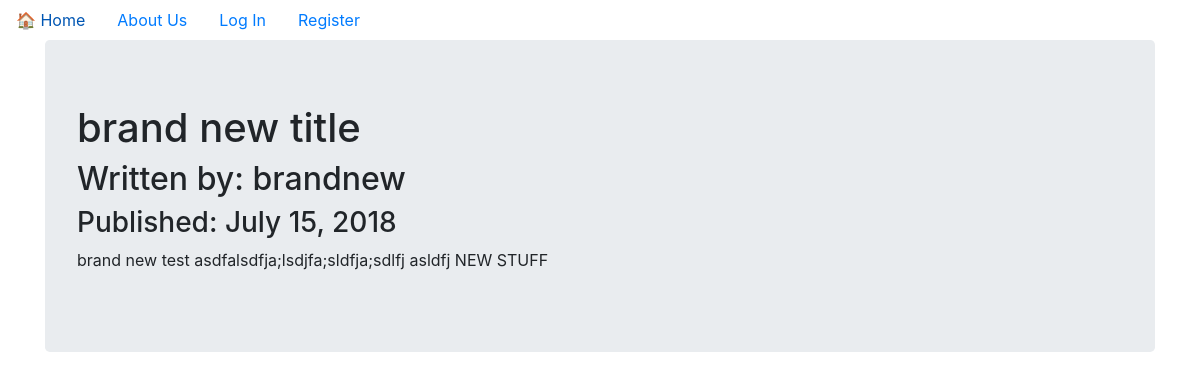
The page /5 on the database as committed earlier.
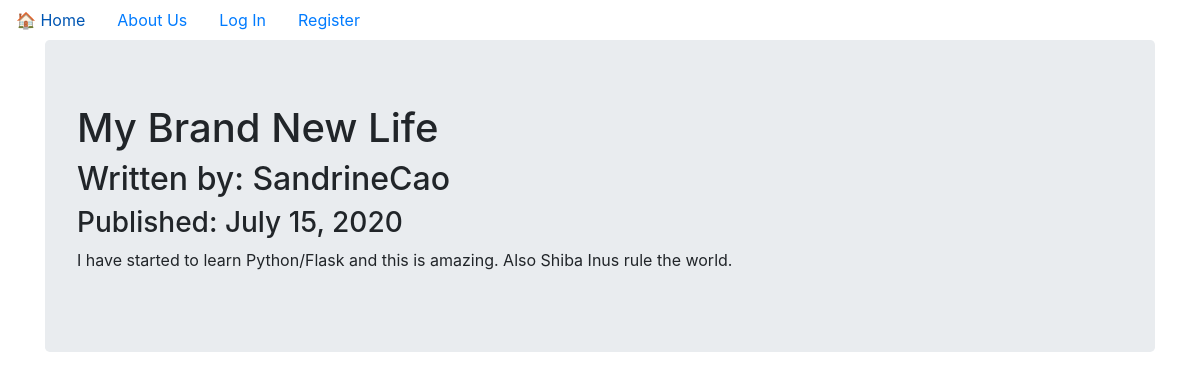
The same page on the database as committed later.
### puppycompanyblog/models.py (models this page shows, shortened)
class BlogPost(db.Model):
    users = db.relationship(User)
    id = db.Column(db.Integer, primary_key=True)
    user_id = db.Column(db.Integer, db.ForeignKey('users.id'), nullable=False)
    date = db.Column(db.DateTime, nullable=False, default=datetime.utcnow)
    title = db.Column(db.String(140), nullable=False)
    text = db.Column(db.Text, nullable=False)

class User(db.Model, UserMixin):
    __tablename__ = 'users'
    id = db.Column(db.Integer, primary_key = True)
    profile_image = db.Column(db.String(20), nullable=False, default='default_profile.png')
    email = db.Column(db.String(64), unique=True, index=True)
    username = db.Column(db.String(64), unique=True, index=True)
    password_hash = db.Column(db.String(128))
    posts = db.relationship('BlogPost', backref='author', lazy=True)

### puppycompanyblog/users/views.py (the view)
@users.route("/<username>")
def user_posts(username):
    page = request.args.get('page', 1, type=int)
    user = User.query.filter_by(username=username).first_or_404()
    blog_posts = BlogPost.query.filter_by(author=user).order_by(BlogPost.date.desc()).paginate(page=page, per_page=5)
    return render_template('user_blog_posts.html', blog_posts=blog_posts, user=user)

### puppycompanyblog/blog_posts/views.py (called while the page is built)
@blog_posts.route('/<int:blog_post_id>')
def blog_post(blog_post_id):
    blog_post = BlogPost.query.get_or_404(blog_post_id)
    return render_template('blog_post.html',title=blog_post.title,
                            date=blog_post.date,post=blog_post
    )

### puppycompanyblog/templates/blog_post.html (shortened to what this page needs)
{% extends "base.html" %}
{% block content %}
<div class="jumbotron">
  <h1>{{ post.title }}</h1>
  <h2>Written by: {{post.author.username}}</h2>
  <h3>Published: {{ post.date.strftime('%B %d, %Y') }}</h3>
  <p>{{post.text}}</p>
</div>
{% endblock content %}

Rows that differ between the two databases and show on the page:
changed BlogPost: title "brand new title" → "My Brand New Life"; date "July 15, 2018" → "July 15, 2020"; text "brand new test asdfalsdfja;lsdjfa;sldfja;sdlfj asldfj NEW STUFF" → "I have started to learn Python/Flask and this is amazing. Also Shiba Inus rule the world."
changed User: author.username "brandnew" → "SandrineCao"
